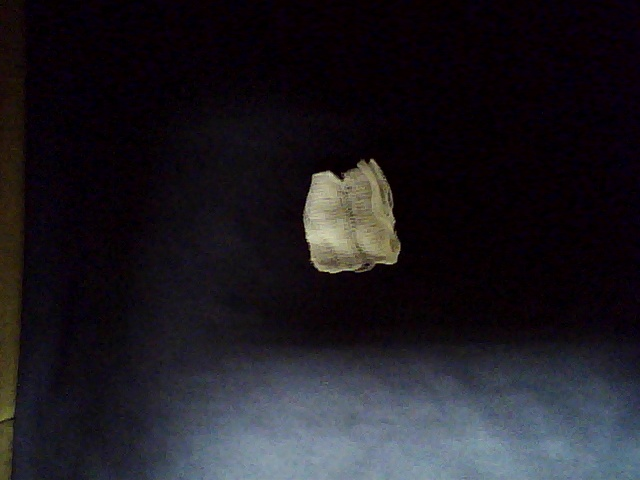
#> input picture data/raw/low/low_000.jpg, 640 x 480 px
$ python prepare_dataset_new.py
#> lines starting #> are read from the running program, lines starting #| are printed output that depends on the picture; after the words box and inside, x2 and y2 are one past the last pixel; in counts of white or black regions, pixels touching at a corner belong together
#!/usr/bin/env python3
import pathlib
import shutil
import random
import cv2
import numpy as np
import os
from tqdm import tqdm

# --- Configuration ---
# Path to the raw data captured by record_class.py
RAW_DATA_DIR = pathlib.Path("data/raw")
# Path to the directory where the processed dataset will be stored
PROCESSED_DATA_DIR = pathlib.Path("data/processed")
# Train/validation split ratio
TRAIN_VAL_SPLIT = 0.8  # 80% for training, 20% for validation
# List of classes (should match the folder names in data/raw)
CLASSES = ["low", "medium", "high", "normal"]
# Add padding around the detected object when cropping (as a percentage)
PADDING = 0.10

def crop_object_from_image(img_path):
    """
    This function loads an image, finds the largest object using contour detection,
    and returns a cropped version of that object.
    """
    frame = cv2.imread(str(img_path))
#> frame is the input picture: shape (480, 640, 3); mean B, G, R 33.8, 27.8, 30.1
    if frame is None:
        return None

    # Preprocessing for detection (same as in inference script)
    gray = cv2.cvtColor(frame, cv2.COLOR_BGR2GRAY)
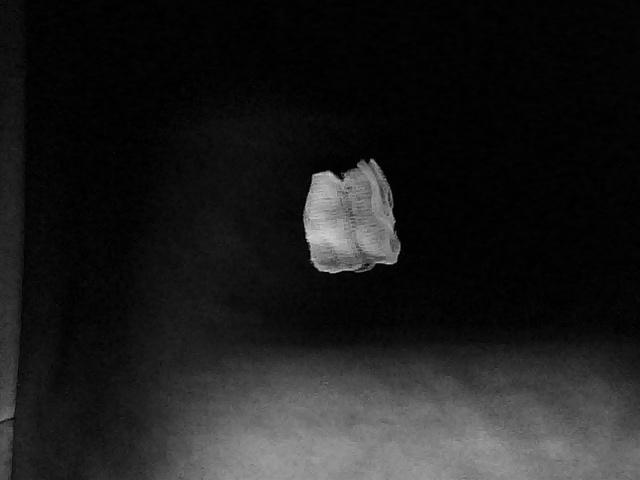
#> gray: shape (480, 640); min 0, max 213, mean 29.2
    blurred = cv2.GaussianBlur(gray, (7, 7), 0)
    edged = cv2.Canny(blurred, 30, 150)
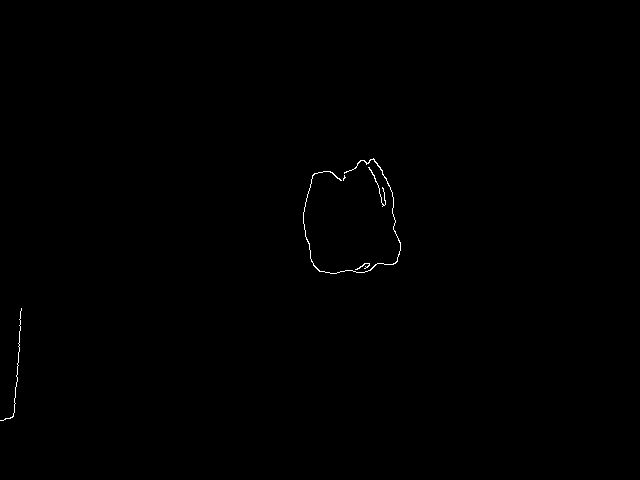
#> edged: shape (480, 640); 0.21% white in thin lines or dots, all inside (x1, y1, x2, y2) = (0, 158, 401, 421)

    # Find the largest contour
    contours, _ = cv2.findContours(edged.copy(), cv2.RETR_EXTERNAL, cv2.CHAIN_APPROX_SIMPLE)
#> contours = 5 contours, 4 with area under 20; largest, box (x1, y1, x2, y2) and area: (303, 158, 401, 274) 63

    if not contours:
        return None # No object found

    # Get the largest contour by area
    main_contour = max(contours, key=cv2.contourArea)
#> main_contour = contour of 309 points, box (x1, y1, x2, y2) (303, 158, 401, 274), area 63
    x, y, w, h = cv2.boundingRect(main_contour)
#> x = 303; y = 158; w = 98; h = 116

    # Apply padding to the bounding box
    pad_w = int(w * PADDING)
#> pad_w = 9
    pad_h = int(h * PADDING)
#> pad_h = 11
    x1 = max(0, x - pad_w)
#> x1 = 294
    y1 = max(0, y - pad_h)
#> y1 = 147
    x2 = min(frame.shape[1], x + w + pad_w)
#> x2 = 410
    y2 = min(frame.shape[0], y + h + pad_h)
#> y2 = 285

    # Crop the image to the padded bounding box
    cropped_img = frame[y1:y2, x1:x2]
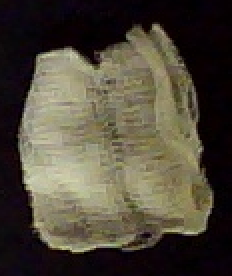
#> cropped_img: shape (138, 116, 3) (shown 2 times larger); mean B, G, R 58.9, 72.7, 79.3
#> pass 3 of the loop in prepare_dataset, `for cls in CLASSES:`:
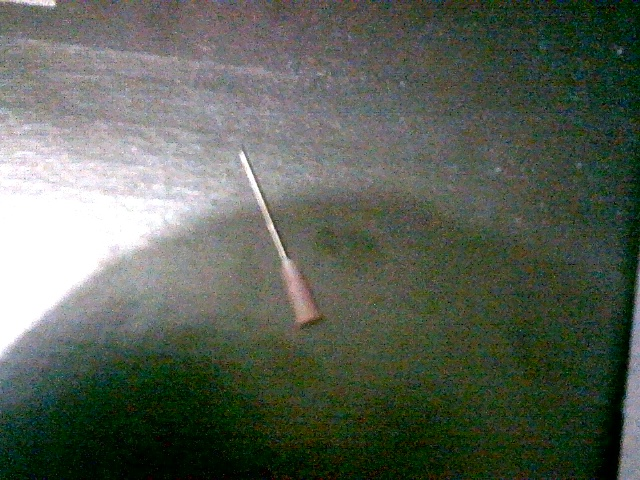
#> input picture data/raw/high/2113658283a14aea984b8cdb43849427.jpg, 640 x 480 px
#> in crop_object_from_image, frame is the input picture: shape (480, 640, 3); mean B, G, R 86.5, 97.9, 90.5
#> in crop_object_from_image (call 2), `edged = cv2.Canny(blurred, 30, 150)`:
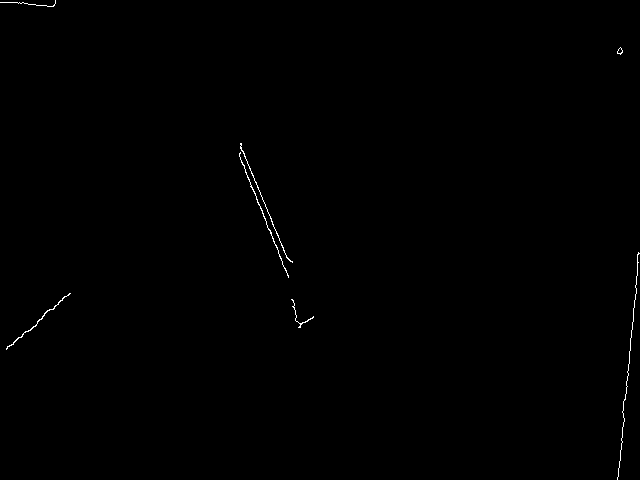
#> edged: shape (480, 640); 0.26% white in thin lines or dots
#> contours = 7 contours, 3 with area under 20; largest, box (x1, y1, x2, y2) and area: (6, 293, 71, 350) 41, (239, 152, 289, 278) 33, (240, 143, 293, 263) 26, (617, 47, 623, 55) 22
#> main_contour = contour of 96 points, box (x1, y1, x2, y2) (6, 293, 71, 350), area 41
#> x = 6; y = 293; w = 65; h = 57
#> pad_w = 6
#> pad_h = 5
#> x1 = 0
#> y1 = 288
#> x2 = 77
#> y2 = 355
#> in crop_object_from_image (call 2), `cropped_img = frame[y1:y2, x1:x2]`:
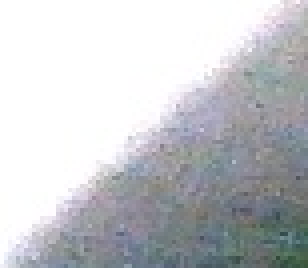
#> cropped_img: shape (67, 77, 3) (shown 4 times larger); mean B, G, R 201.2, 197.6, 195.6
#> the loop made 4 passes; the first 3 are shown
    return cropped_img

# --- Main Function ---
def prepare_dataset():
    """
    This script organizes the raw images into a training and validation set.
    It now automatically crops the main object from each image before saving.
    """

    # --- Cleanup and Setup ---
    if PROCESSED_DATA_DIR.exists():
        print(f"Removing existing processed data directory: {PROCESSED_DATA_DIR}")
        shutil.rmtree(PROCESSED_DATA_DIR)

    PROCESSED_DATA_DIR.mkdir(exist_ok=True)
    train_dir = PROCESSED_DATA_DIR / "train"
    val_dir = PROCESSED_DATA_DIR / "val"
    train_dir.mkdir()
    val_dir.mkdir()

    print(f"Preparing dataset in: {PROCESSED_DATA_DIR}\n")

    # --- Process each class ---
    for cls in CLASSES:
        print(f"Processing class: {cls}")

        (train_dir / cls).mkdir()
        (val_dir / cls).mkdir()

        raw_class_dir = RAW_DATA_DIR / cls
        if not raw_class_dir.exists():
            print(f"Warning: Raw data directory for class '{cls}' not found. Skipping.")
            continue

        image_files = list(raw_class_dir.glob("*.jpg"))
        random.shuffle(image_files)

        split_idx = int(len(image_files) * TRAIN_VAL_SPLIT)
        train_files = image_files[:split_idx]
        val_files = image_files[split_idx:]

        print(f"  - {len(train_files)} images for training")
        print(f"  - {len(val_files)} images for validation")

        # --- Crop and Copy files ---
        for f in tqdm(train_files, desc=f"  Cropping train '{cls}'"):
            cropped = crop_object_from_image(f)
            if cropped is not None:
                cv2.imwrite(str(train_dir / cls / f.name), cropped)

        for f in tqdm(val_files, desc=f"  Cropping val '{cls}'"):
            cropped = crop_object_from_image(f)
            if cropped is not None:
                cv2.imwrite(str(val_dir / cls / f.name), cropped)

    print("\n✅  Dataset preparation complete!")

if __name__ == "__main__":
    prepare_dataset()
